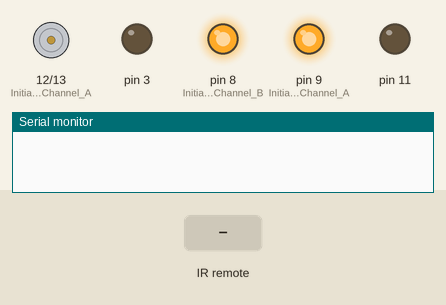
The sketch below on a simulated Arduino Uno, built with avr-gcc and run on an emulated ATmega328P. On the bench: motor-driver pin pairs drawn as motors (green arrow = first pin HIGH = forward, orange = second pin HIGH = backward, longer = more drive), output pins drawn as LEDs (lit = HIGH), the last lines printed to the serial monitor. The inputs (shaded band) are chosen by the test bench.

Above: at 1.2 s.
1.3 s: infrared code 0xFF629D received
At 2.4 s:
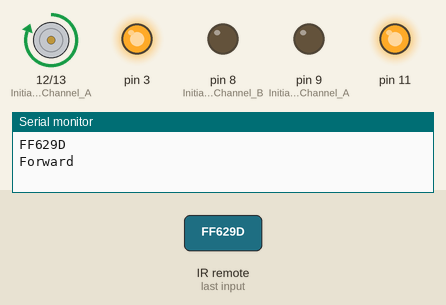
2.8 s: infrared code 0xFF02FD received
At 3.6 s:
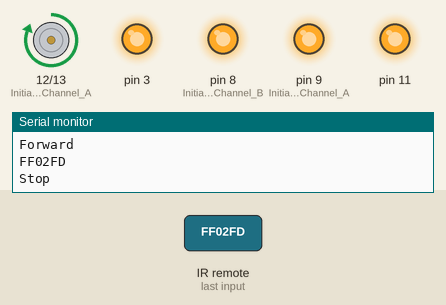
4.3 s: infrared code 0xFFA857 received
At 4.7 s:
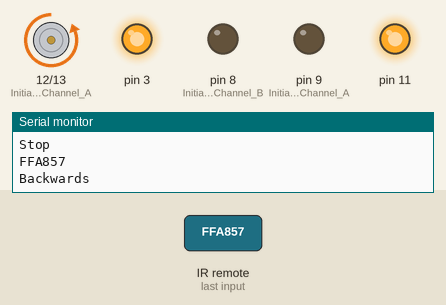
5.8 s: infrared code 0xFF22DD received
At 5.92 s:
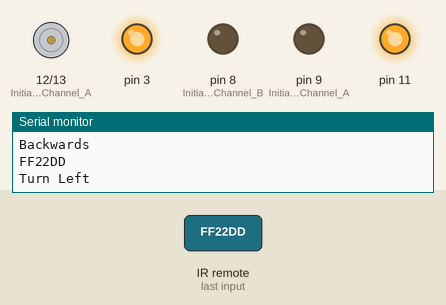
7.5 s: infrared code 0xFF02FD received
At 8.4 s:
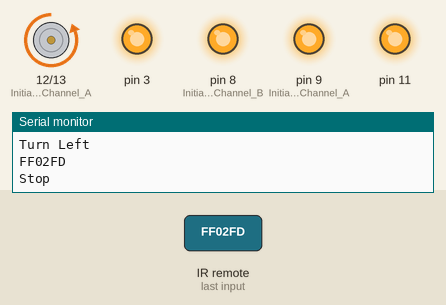
9.0 s: infrared code 0xFFC23D received
At 10.3 s:
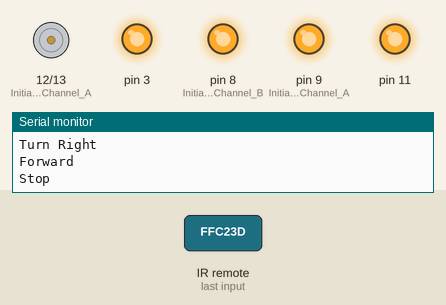
Timing chart, 0 to 11.7 s (numbered marks = the images above; inputs shaded):
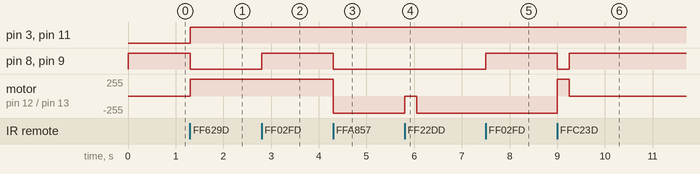

The sketch:

four_button_control_single_speed.ino
```cpp
// adds second motor and 2 button control
#include <IRremote.h>

// variables for IR remote
int RECV_PIN = 2;
IRrecv irrecv(RECV_PIN);
decode_results results;

// hex code assigned to a button
const long forward_button = 0xFF629D;  // uses 'CH+' button
const long stop_button = 0xFF02FD;     // uses 'Next' button
const long reverse_button = 0xFFA857;  // uses '+' button
const long left_button = 0xFF22DD;     // uses 'prev' button
const long right_button = 0xFFC23D;    // uses 'play' button

const long repeat = 0xFFFFFFFF;
long current_command = 0;
long previous_command = 0;

// speed is used globally for motion and steering
const int SPEED = 255; // use speeds 60, 84, 108, 132,156,180, 304, 228, 255

// constant to indicate the forward direction of the motors
const int AFORWARD = HIGH; // forward
const int BFORWARD = LOW;  // forward

// constant to indicate the current direction of the motors
int ADIRECTION = HIGH; // forward
int BDIRECTION = LOW;  // forward


void setup()
{
  Serial.begin(9600);
  irrecv.enableIRIn(); // Start the receiver

  //motor setup
  pinMode(12, OUTPUT); //Initiates Motor Channel A pin
  pinMode(9, OUTPUT); //Initiates Brake Channel A pin

  //Setup Channel B
  pinMode(13, OUTPUT); //Initiates Motor Channel B pin
  pinMode(8, OUTPUT);  //Initiates Brake Channel B pin

  digitalWrite(9, HIGH);   // engage the Brake for channel A
  digitalWrite(8, HIGH);   // engage the brake for channel B
}

void loop()
{
  if (irrecv.decode(&results)) {   // results is an instance of a decode_results class, decode() returns an int
    Serial.println(results.value, HEX);

    if( results.value == repeat )
     {
       current_command = previous_command;
     }
    else
     {
       current_command = results.value;
       previous_command = current_command;
     }

    // channel A is the left motor as viewed from a "driver" viewpoint"
    // channel B is the right motor as viewed from a "driver" viewpoint"
    switch (current_command)
      {
       //Serial.println("in switch");
       case forward_button:
            DriveForward();
            break;
       case stop_button:
            Stop();
            break;
       case reverse_button:
            DriveBackward();
            break;
       case left_button:
            TurnLeft();
            break;
       case right_button:
            TurnRight();
            break;
      }
     irrecv.resume(); // Receive the next value
  }
}

void DriveForward()
{
  Serial.println("Forward");
  ADIRECTION = AFORWARD;
  BDIRECTION = BFORWARD;
  digitalWrite(12, ADIRECTION); // Establishes direction of Channel A
  digitalWrite(9, LOW);   // Disengage the Brake for Channel A
  analogWrite(3, SPEED);    // Spins the motor on Channel A

  digitalWrite(13, BDIRECTION); // Establishes direction of Channel B
  digitalWrite(8, LOW);   // Disengage the Brake for Channel B
  analogWrite(11, SPEED);   // Spins the motor on Channel B at full speed
}

void DriveBackward()
{
  Serial.println("Backwards");
  ADIRECTION = (! AFORWARD);
  BDIRECTION = (! BFORWARD);
  digitalWrite(12, ADIRECTION); // Establishes forward direction of Channel A
  digitalWrite(9, LOW);   // Disengage the Brake for Channel A
  analogWrite(3, SPEED);    // Spins the motor on Channel A

  digitalWrite(13, BDIRECTION); // Establishes forward direction of Channel B
  digitalWrite(8, LOW);   // Disengage the Brake for Channel B
  analogWrite(11, SPEED);   // Spins the motor on Channel B at full speed
}

void Stop()
{
  Serial.println("Stop");
  digitalWrite(9, HIGH);   // engage the Brake for channel A
  digitalWrite(8, HIGH);   // engage the brake for channel B
}

void TurnLeft()
{
  Serial.println("Turn Left");
  digitalWrite(12, (! ADIRECTION)); // drive channel A in the opposite direction
  delay(250);
  digitalWrite(12, ADIRECTION); // restore channel A to the direction we started with
}

void TurnRight()
{
  Serial.println("Turn Right");
  int notMoving = 0;
  if( BrakesEngaged())
    {
     DriveForward();
     notMoving = 1;
    }

  digitalWrite(12, (! BDIRECTION)); // drive channel A in the opposite direction
  delay(250);
  digitalWrite(12, BDIRECTION); // restore channel A to the direction we started with

  if( notMoving )
    Stop();

}

int BrakesEngaged()
{
  if( digitalRead(9) == HIGH && digitalRead(8) == HIGH)
    return 1;
  else
    return 0;
}
```

Measured:
- after the input at 1.3 s, pin 3, pin 11: LOW → HIGH at once; pin 8 (Initiates_Brake_Channel_B), pin 9 (Initiates_Brake_Channel_A): HIGH → LOW at once; motor on pin 12 (Initiates_Motor_Channel_A) / pin 13 (Initiates_Motor_Channel_B): stopped → forward 255/255 at once
- after the input at 2.8 s, pin 8 (Initiates_Brake_Channel_B), pin 9 (Initiates_Brake_Channel_A): LOW → HIGH at once
- after the input at 4.3 s, pin 8 (Initiates_Brake_Channel_B), pin 9 (Initiates_Brake_Channel_A): HIGH → LOW at once; motor on pin 12 (Initiates_Motor_Channel_A) / pin 13 (Initiates_Motor_Channel_B): forward 255/255 → backward 255/255 at once
- after the input at 5.8 s, motor on pin 12 (Initiates_Motor_Channel_A) / pin 13 (Initiates_Motor_Channel_B): backward 255/255 → stopped at once, → backward 255/255 0.25 s later
- after the input at 7.5 s, pin 8 (Initiates_Brake_Channel_B), pin 9 (Initiates_Brake_Channel_A): LOW → HIGH at once
- after the input at 9.0 s, pin 8 (Initiates_Brake_Channel_B), pin 9 (Initiates_Brake_Channel_A): HIGH → LOW at once, → HIGH 0.25 s later; motor on pin 12 (Initiates_Motor_Channel_A) / pin 13 (Initiates_Motor_Channel_B): backward 255/255 → forward 255/255 at once, → stopped 0.25 s later
